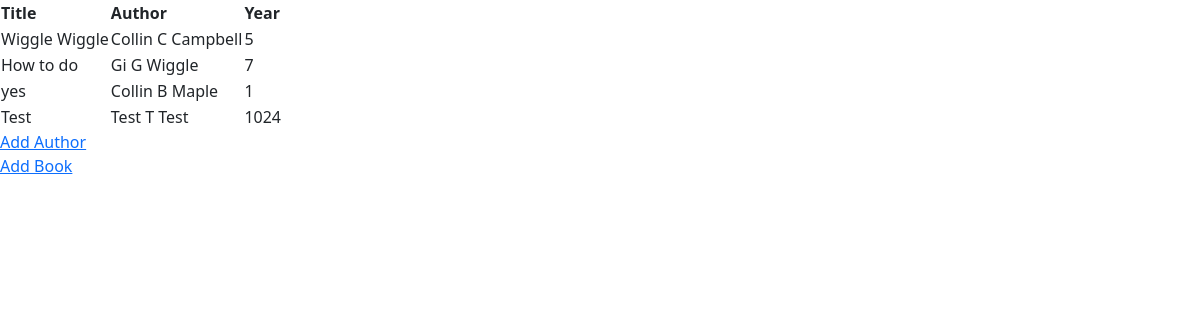
/library/, run on the app's committed database.
### app.py (models this page shows)
class Book(db.Model):
    __tablename__ = 'Books'
    id = db.Column(db.Integer, primary_key=True)
    authorID = db.Column(db.Integer, db.ForeignKey('Authors.id'), nullable=False)
    title = db.Column(db.Unicode, nullable=False)
    year = db.Column(db.Unicode, nullable=False)

class Author(db.Model):
    __tablename__ = 'Authors'
    id = db.Column(db.Integer, primary_key=True)
    firstName = db.Column(db.Unicode, nullable=False)
    lastName = db.Column(db.Unicode, nullable=False)
    middleInitial = db.Column(db.Integer)

### app.py (the view)
@app.get("/library/")
def get_library():
    books = Book.query.all()
    library = []
    for b in books:
        author = Author.query.get_or_404(b.authorID)
        print(author)
        library.append((b, author))
    return render_template("get_library.html", library=library)

### templates/get_library.html (shortened to what this page needs)
<!DOCTYPE html>
<html lang="en">
<head>
    <link href="https://cdn.jsdelivr.net/npm/bootstrap@5.1.3/dist/css/bootstrap.min.css" rel="stylesheet">
</head>
<body>
  <table>
    <tr>
      <th>Title</th>
      <th>Author</th>
      <th>Year</th>
    </tr>
    {% for i in library %}
    <tr>
      <td>{{i[0].title}}</td>
      <td>{{i[1].firstName}} {{i[1].middleInitial}} {{i[1].lastName}}</td>
      <td>{{i[0].year}}</td>
    </tr>
    {% endfor %}
  </table>
  <a href="http://localhost:5000/authors/">Add Author</a>
  <br>
  <a href="http://localhost:5000/books/">Add Book</a>
</body>
</html>

### data on the page
Book: title "Wiggle Wiggle", firstName "Collin", middleInitial "C", lastName "Campbell", year "5"
Book: title "How to do", firstName "Gi", middleInitial "G", lastName "Wiggle", year "7"
Book: title "yes", firstName "Collin", middleInitial "B", lastName "Maple", year "1"
Book: title "Test", firstName "Test", middleInitial "T", lastName "Test", year "1024"
